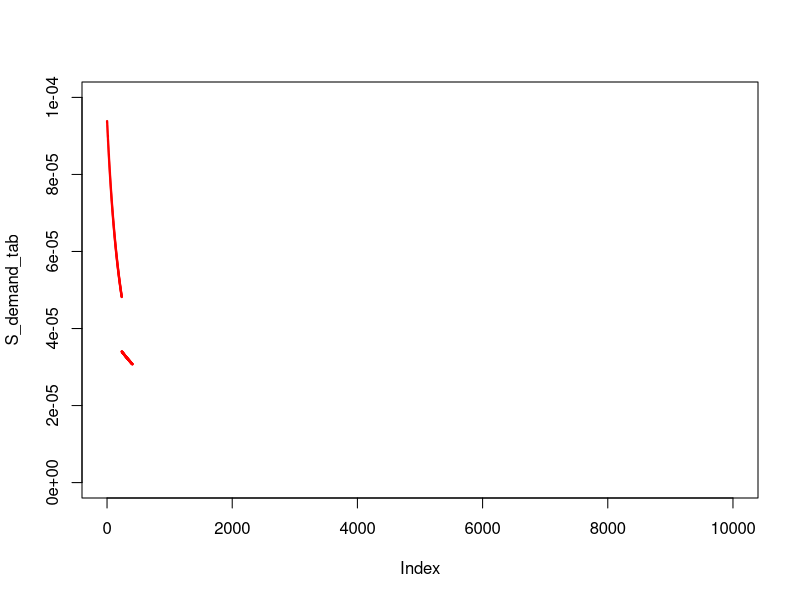

R code for this plot: (Note: a time limit stopped this script after it produced the figure.)
Phi=10^-3
kf=10^8
kcat=10^2
kr=10^4
N=100
beta=10^-2
Ew=10^-4
Pn=0
PnEw=0
dt=10^-6

for (i in 1:100000){
  dPn=(Phi-kf*Ew*Pn+kcat*PnEw)*dt
  dPE=(kf*Ew*Pn-(kcat+kr+beta)*PnEw)*dt
  dE=(kcat/N*PnEw+(kcat+kr)*PnEw-beta*Ew-kf*Ew*Pn)*dt
  Ew=Ew+dE
  PnEw=PnEw+dPE
  Pn=Pn+dPn
  print(PnEw+Ew)
}

Pn_eq<-((kcat+kr+beta)*beta)/((kcat*(1+N)/N+kr)*kf-kf*(kcat+kr+beta))
PnEw
Ew
Pn_eq
Pn

##TOY MODEL FITNESS BASED ON FLUX
M_tab=c()
w_tab=c()
S_demand_tab<-c()
S1_log10_tab=-1.75
S2_log10_tab=-1.75#S1_log10_tab=seq(-4,-2,0.25)
#S2_log10_tab=seq(-4,-2,0.25)
S1_tab=10^S1_log10_tab
S2_tab=10^S2_log10_tab
for (s in 1:length(S1_log10_tab)){
  plot(S_demand_tab,col="red",pch=19,xlim=c(0,10000),ylim=c(0,10^-4))
  S_demand_sciss=0
  Mtot=0
  r_0=1
  SA=4*pi*r_0^2
  V=4/3*pi*r_0^3
  beta=10^-4
  N=10^5
  M1=10^-6
  M2=10^-6
  S1=S1_tab[s]
  S2=S2_tab[s]
  M1S1=0
  M2S2=0
  kcat=10^2
  kr=10^3
  kf=10^6
  dt=10^-4
  t_max=10000
  N_iter=t_max/dt
  n=1
  g=1
  w=0
  i=0
  t_print=1
  while (i<N_iter){
    dM1S1=(kf*M1*S1-(kcat+kr+beta)*M1S1)*dt
    dM2S2=(kf*M2*S2-(kcat+kr+beta)*M2S2)*dt
    dSA=(kcat*M2S2*10^2*V-beta*SA)*dt
    dV=SA^0.5*dSA/(4*sqrt(pi))
    dM1=(kcat/N*M1S1+(kcat+kr)*M1S1-beta*M1-kf*M1*S1)*dt
    dM2=(kcat/N*M1S1+(kcat+kr)*M2S2-beta*M2-kf*M2*S2)*dt
    M1S1=(M1S1+dM1S1)/(1+dV/V)
    M1=(M1+dM1)/(1+dV/V)
    M2S2=(M2S2+dM2S2)/(1+dV/V)
    M2=(M2+dM2)/(1+dV/V)
    SA=(SA+dSA)
    w=w+dSA*n
    V=SA^(3/2)/(6*sqrt(pi))
    if(V>10){
      V_d=V
      n=n*2
      g=g+1
      SA=SA/2
      V=SA^(3/2)/(6*sqrt(pi))
      M1S1=M1S1*(2*V/V_d)
      M1=M1*(2*V/V_d)
      M2S2=M2S2*(2*V/V_d)
      M2=M2*(2*V/V_d)
      S_demand_sciss=kf*M1*S1-kr*M1S1
      Mtot=M1+M1S1
    }
    t=i*dt
    if(t==t_print){
      points(t,kf*M1*S1-kr*M1S1,col="red",pch=19,cex=0.2)
      t_print=t_print+1
    }
  i=i+1  
  }
  if(S_demand_sciss==0){
    S_demand_sciss=kf*M1*S1-kr*M1S1
    Mtot=M1+M1S1
  }
  w_tab[s]=w
  S_demand_tab[s]=S_demand_sciss
  M_tab[s]=Mtot
}
  

S_conc_min_nogrowth=beta*(kcat+kr+beta)/(kf*(kcat/N-beta))
